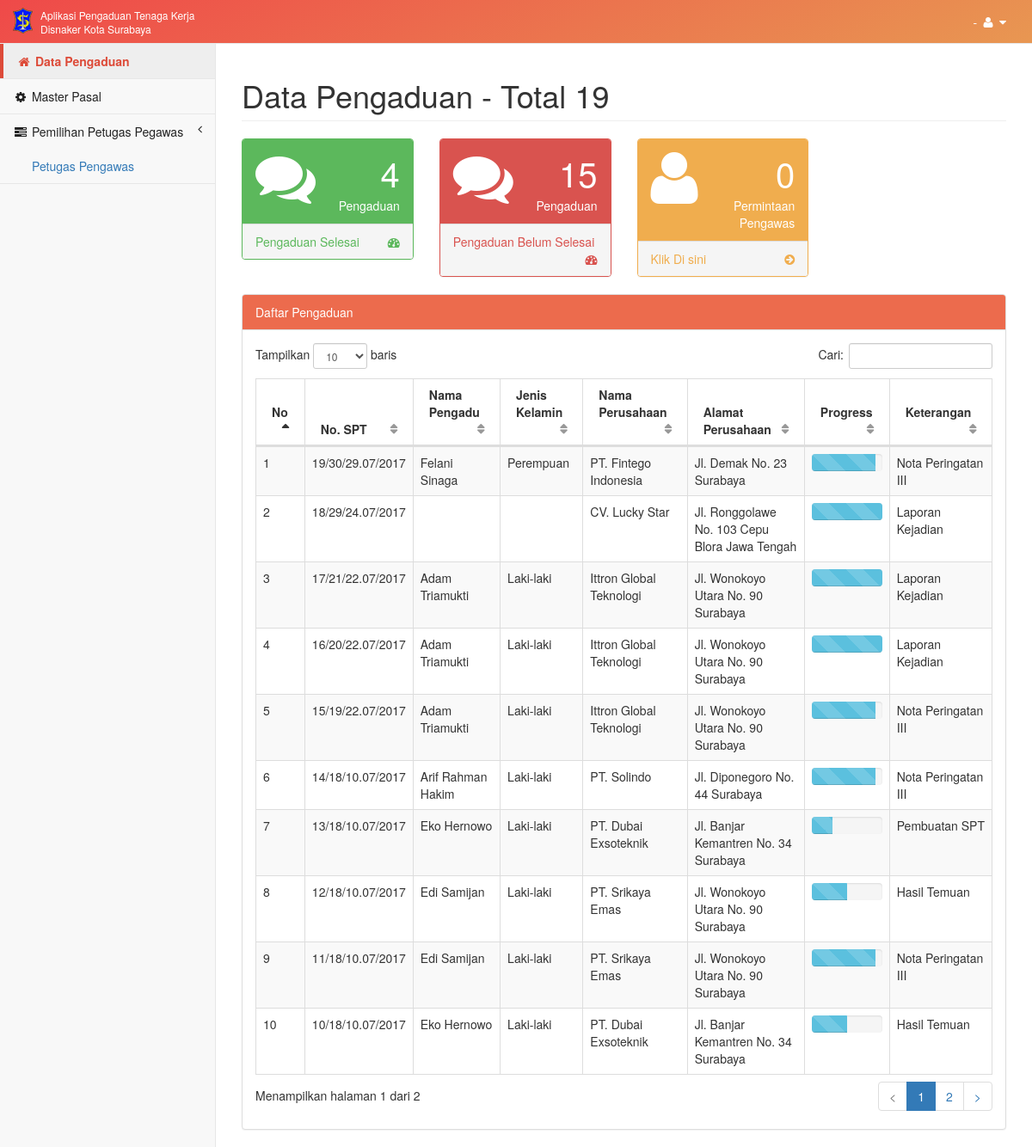
The page /main/index/data-pengaduan on the database its author committed.
### tables this page shows
CREATE TABLE IF NOT EXISTS `admin_pengawas` (
  `ID_ADMIN_PENGAWAS` int(11) NOT NULL AUTO_INCREMENT,
  `IDPENGGUNA` varchar(100) DEFAULT NULL,
  `ID_SPT` int(11) DEFAULT NULL,
  `ID_KARYAWAN` varchar(50) DEFAULT NULL,
  `ID_KELUHAN` int(11) DEFAULT NULL,
  PRIMARY KEY (`ID_ADMIN_PENGAWAS`),
  KEY `RELATION_201_FK` (`IDPENGGUNA`),
  KEY `RELATION_208_FK` (`ID_SPT`),
  KEY `RELATION_209_FK` (`ID_KARYAWAN`)
);

CREATE TABLE IF NOT EXISTS `surat_perintah_tugas` (
  `ID_SPT` int(11) NOT NULL AUTO_INCREMENT,
  `NO_SPT` varchar(500) DEFAULT NULL,
  `STATUS_SPT` int(11) DEFAULT '1',
  `IS_ACTIVE_SPT` int(11) DEFAULT '0',
  `TGL_SPT` datetime DEFAULT NULL,
  `ISI_SPT` varchar(500) DEFAULT NULL,
  `PEMERIKSAAN` text,
  `ID_PASAL` int(11) DEFAULT NULL,
  `JUMLAH_PEGAWAI` varchar(50) DEFAULT NULL,
  `TGL_PEMERIKSAAN` datetime DEFAULT NULL,
  PRIMARY KEY (`ID_SPT`),
  KEY `ID_PASAL` (`ID_PASAL`)
);

CREATE TABLE IF NOT EXISTS `tenaga_kerja` (
  `ID_TK` int(11) NOT NULL AUTO_INCREMENT,
  `NO_KTP` varchar(50) DEFAULT NULL,
  `EMAIL` varchar(100) DEFAULT NULL,
  `NAMA_TK` varchar(50) DEFAULT NULL,
  `ALAMAT_TK` varchar(100) DEFAULT NULL,
  `TEMPAT_LAHIR` varchar(50) DEFAULT NULL,
  `TANGGAL_LAHIR` datetime DEFAULT NULL,
  `JENIS_KEL` varchar(50) DEFAULT NULL,
  `AGAMA` varchar(50) DEFAULT NULL,
  `STATUS_KAWIN` varchar(50) DEFAULT NULL,
  `PEKERJAAN` varchar(50) DEFAULT NULL,
  `KEWARGANEGARAAN` varchar(50) DEFAULT NULL,
  `PASSWORD_TK` text,
  `NAMA_SERIKAT` varchar(50) DEFAULT NULL,
  `ALAMAT_SERIKAT` varchar(500) DEFAULT NULL,
  `TELP_SERIKAT` varchar(50) DEFAULT NULL,
  `NAMA_PERUSAHAAN` varchar(100) DEFAULT NULL,
  `ALAMAT_PERUSAHAAN` varchar(500) DEFAULT NULL,
  `EMAIL_PERUSAHAAN` varchar(100) DEFAULT NULL,
  `TELP_PERUSAHAAN` varchar(50) DEFAULT NULL,
  `TELP_HRD_SERIKAT` varchar(50) DEFAULT NULL,
  `TOKEN_REG` text,
  `USER_STS` int(11) DEFAULT NULL,
  `USER_TYPE` varchar(50) DEFAULT NULL,
  `JABATAN` varchar(100) DEFAULT NULL,
  `LAMA_KERJA` varchar(5) DEFAULT NULL,
  `JENIS_USAHA` varchar(100) DEFAULT NULL,
  PRIMARY KEY (`ID_TK`)
);

CREATE TABLE IF NOT EXISTS `jenis_keluhan` (
  `ID_JENIS_KELUHAN` int(11) NOT NULL AUTO_INCREMENT,
  `ID_TK` int(11) DEFAULT NULL,
  `ID_KELUHAN_TK` int(11) DEFAULT NULL,
  `ID_KELUHAN_SERIKAT` int(11) DEFAULT NULL,
  `STATUS_PENYELESAIAN` int(11) NOT NULL DEFAULT '0',
  PRIMARY KEY (`ID_JENIS_KELUHAN`),
  KEY `RELATION_205_FK` (`ID_TK`),
  KEY `RELATION_206_FK` (`ID_KELUHAN_TK`),
  KEY `RELATION_207_FK` (`ID_KELUHAN_SERIKAT`)
);

### application/views/pages/data-pengaduan.php (the view, shortened to what the rows shown need)
<link href="<?php echo base_url('assets/css/selectize.bootstrap3.css') ?>" rel="stylesheet">
<div id="wrapper">
        <div id="page-wrapper">
            <div class="row">
            <form method="post" action="<?php echo site_url('pengaduan/master_pasal_new') ?>" id="form_hasil_temuan">
                <div class="col-lg-12">
                    <h1 class="page-header">Data Pengaduan - Total <?php echo $total_pengaduan; ?></h1>
                </div>
                </form>
            </div>
            <div class="row">
                <div class="col-lg-12">
                    <div class="panel panel-default">
                        <div class="panel-body">
                            <table width="100%" class="table table-striped table-bordered table-hover" id="dataTables-example">
                                <thead>
                                    <tr>
                                        <th>No</th>
                                        <th>No. SPT</th>
                                        <th>Nama Pengadu</th>
                                        <th>Jenis Kelamin</th>
                                        <th>Nama Perusahaan</th>
                                        <th>Alamat Perusahaan</th>
                                        <th>Progress</th>
                                        <th>Keterangan</th>
                                    </tr>
                                </thead>
                                <tbody>
                                    <?php $count=1; foreach ($spt_list as $key) { ?>
                                        <tr>
                                            <td><?php echo $count++; ?></td>
                                            <td><?php echo $key->NO_SPT; ?></td>
                                            <td><?php echo $key->NAMA_TK; ?></td>
                                            <td><?php echo $key->JENIS_KEL; ?></td>
                                            <td><?php echo $key->NAMA_PERUSAHAAN; ?></td>
                                            <td><?php echo $key->ALAMAT_PERUSAHAAN; ?></td>
                                            <td>
                                            <div class="progress progress-striped active" style="margin-bottom:0;">
                                                <div class="progress-bar progress-bar-info" role="progressbar" aria-valuenow="20" aria-valuemin="0" aria-valuemax="100" style="width: <?php echo $key->STATUS_PENYELESAIAN; ?>%">
                                                </div>
                                            </div>
                                            </td>
                                            <td>
                                                <?php
                                            $status_desc ='';
                                            if($key->STATUS_PENYELESAIAN==10){
                                                $status_desc = 'Pendaftaran Pengaduan';
                                            }
                                            else if($key->STATUS_PENYELESAIAN==20){
                                                $status_desc = 'Pemilihan Pengawas';
                                            }
                                            else if($key->STATUS_PENYELESAIAN==30){
                                                $status_desc = 'Pembuatan SPT';
                                            }
                                            else if($key->STATUS_PENYELESAIAN==40){
                                                $status_desc = 'Pemeriksaan Lapangan';
                                            }
                                            else if($key->STATUS_PENYELESAIAN==50){
                                                $status_desc = 'Hasil Temuan';
                                            }
                                            else if($key->STATUS_PENYELESAIAN==70){
                                                $status_desc = 'Nota Pemeriksaan I';
                                            }
                                            else if($key->STATUS_PENYELESAIAN==80){
                                                $status_desc = 'Nota Peringatan II';
                                            }
                                            else if($key->STATUS_PENYELESAIAN==90){
                                                $status_desc = 'Nota Peringatan III';
                                            }
                                            else if($key->STATUS_PENYELESAIAN==100){
                                                $status_desc = 'Laporan Kejadian';
                                            }
                                            echo $status_desc;
                                            ?>
                                            </td>
                                        </tr>
                                    <?php } ?>
                                </tbody>
                            </table>
                        </div>
                    </div>
                </div>
            </div>
        </div>
    </div>

### rows shown on the page
admin_pengawas: ID_SPT.NO_SPT "19/30/29.07/2017", tenaga_kerja.NAMA_TK "Felani Sinaga", tenaga_kerja.JENIS_KEL "Perempuan", tenaga_kerja.NAMA_PERUSAHAAN "PT. Fintego Indonesia", tenaga_kerja.ALAMAT_PERUSAHAAN "Jl. Demak No. 23 Surabaya", jenis_keluhan.STATUS_PENYELESAIAN "Nota Peringatan III"
admin_pengawas: ID_SPT.NO_SPT "18/29/24.07/2017", tenaga_kerja.NAMA_PERUSAHAAN "CV. Lucky Star", tenaga_kerja.ALAMAT_PERUSAHAAN "Jl. Ronggolawe No. 103 Cepu Blora Jawa Tengah", jenis_keluhan.STATUS_PENYELESAIAN "Laporan Kejadian"
admin_pengawas: ID_SPT.NO_SPT "17/21/22.07/2017", tenaga_kerja.NAMA_TK "Adam Triamukti", tenaga_kerja.JENIS_KEL "Laki-laki", tenaga_kerja.NAMA_PERUSAHAAN "Ittron Global Teknologi", tenaga_kerja.ALAMAT_PERUSAHAAN "Jl. Wonokoyo Utara No. 90 Surabaya", jenis_keluhan.STATUS_PENYELESAIAN "Laporan Kejadian"
admin_pengawas: ID_SPT.NO_SPT "16/20/22.07/2017", tenaga_kerja.NAMA_TK "Adam Triamukti", tenaga_kerja.JENIS_KEL "Laki-laki", tenaga_kerja.NAMA_PERUSAHAAN "Ittron Global Teknologi", tenaga_kerja.ALAMAT_PERUSAHAAN "Jl. Wonokoyo Utara No. 90 Surabaya", jenis_keluhan.STATUS_PENYELESAIAN "Laporan Kejadian"
admin_pengawas: ID_SPT.NO_SPT "15/19/22.07/2017", tenaga_kerja.NAMA_TK "Adam Triamukti", tenaga_kerja.JENIS_KEL "Laki-laki", tenaga_kerja.NAMA_PERUSAHAAN "Ittron Global Teknologi", tenaga_kerja.ALAMAT_PERUSAHAAN "Jl. Wonokoyo Utara No. 90 Surabaya", jenis_keluhan.STATUS_PENYELESAIAN "Nota Peringatan III"
admin_pengawas: ID_SPT.NO_SPT "14/18/10.07/2017", tenaga_kerja.NAMA_TK "Arif Rahman Hakim", tenaga_kerja.JENIS_KEL "Laki-laki", tenaga_kerja.NAMA_PERUSAHAAN "PT. Solindo", tenaga_kerja.ALAMAT_PERUSAHAAN "Jl. Diponegoro No. 44 Surabaya", jenis_keluhan.STATUS_PENYELESAIAN "Nota Peringatan III"
admin_pengawas: ID_SPT.NO_SPT "13/18/10.07/2017", tenaga_kerja.NAMA_TK "Eko Hernowo", tenaga_kerja.JENIS_KEL "Laki-laki", tenaga_kerja.NAMA_PERUSAHAAN "PT. Dubai Exsoteknik", tenaga_kerja.ALAMAT_PERUSAHAAN "Jl. Banjar Kemantren No. 34 Surabaya", jenis_keluhan.STATUS_PENYELESAIAN "Pembuatan SPT"
admin_pengawas: ID_SPT.NO_SPT "12/18/10.07/2017", tenaga_kerja.NAMA_TK "Edi Samijan", tenaga_kerja.JENIS_KEL "Laki-laki", tenaga_kerja.NAMA_PERUSAHAAN "PT. Srikaya Emas", tenaga_kerja.ALAMAT_PERUSAHAAN "Jl. Wonokoyo Utara No. 90 Surabaya", jenis_keluhan.STATUS_PENYELESAIAN "Hasil Temuan"
admin_pengawas: ID_SPT.NO_SPT "11/18/10.07/2017", tenaga_kerja.NAMA_TK "Edi Samijan", tenaga_kerja.JENIS_KEL "Laki-laki", tenaga_kerja.NAMA_PERUSAHAAN "PT. Srikaya Emas", tenaga_kerja.ALAMAT_PERUSAHAAN "Jl. Wonokoyo Utara No. 90 Surabaya", jenis_keluhan.STATUS_PENYELESAIAN "Nota Peringatan III"
admin_pengawas: ID_SPT.NO_SPT "10/18/10.07/2017", tenaga_kerja.NAMA_TK "Eko Hernowo", tenaga_kerja.JENIS_KEL "Laki-laki", tenaga_kerja.NAMA_PERUSAHAAN "PT. Dubai Exsoteknik", tenaga_kerja.ALAMAT_PERUSAHAAN "Jl. Banjar Kemantren No. 34 Surabaya", jenis_keluhan.STATUS_PENYELESAIAN "Hasil Temuan"

### other values the page prints
$total_pengaduan "19"
$pengaduan_selesai "4"
$pengaduan_belum_selesai "15"
$permintaan_petugas "0"
